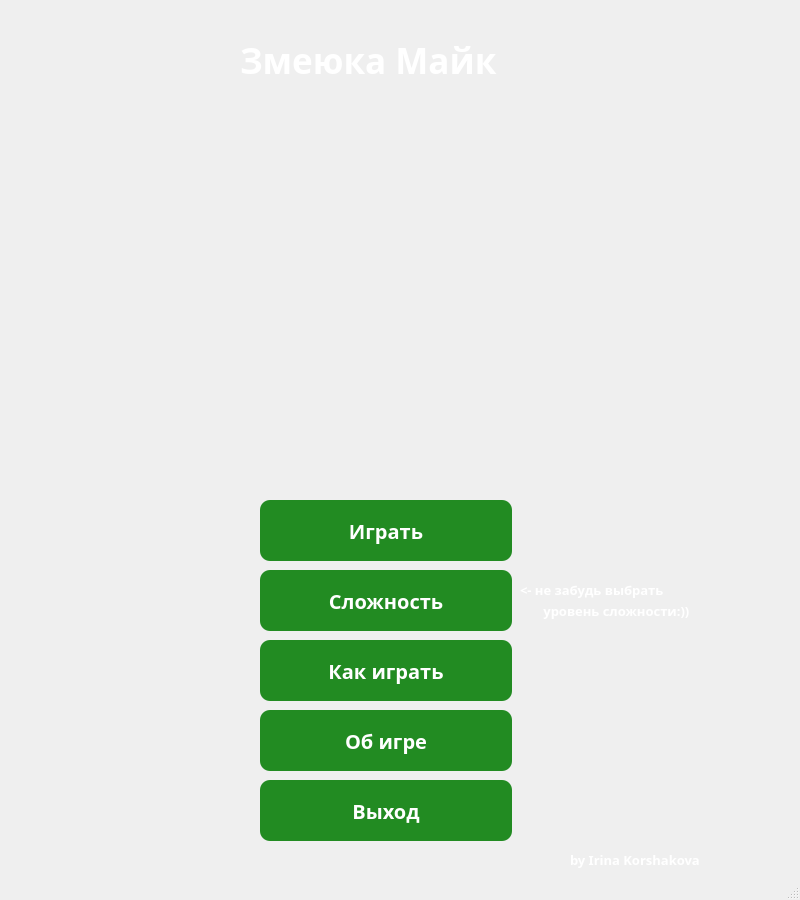
<?xml version="1.0" encoding="UTF-8"?>
<ui version="4.0">
 <class>MainWindow</class>
 <widget class="QMainWindow" name="MainWindow">
  <property name="geometry">
   <rect>
    <x>0</x>
    <y>0</y>
    <width>800</width>
    <height>900</height>
   </rect>
  </property>
  <property name="font">
   <font>
    <family>MS Serif</family>
   </font>
  </property>
  <property name="windowTitle">
   <string>MainWindow</string>
  </property>
  <widget class="QWidget" name="centralwidget">
   <widget class="QPushButton" name="Play">
    <property name="geometry">
     <rect>
      <x>260</x>
      <y>500</y>
      <width>252</width>
      <height>61</height>
     </rect>
    </property>
    <property name="font">
     <font>
      <family>Arial Black</family>
      <pointsize>-1</pointsize>
      <weight>75</weight>
      <italic>false</italic>
      <bold>true</bold>
     </font>
    </property>
    <property name="styleSheet">
     <string notr="true">QPushButton{
background-color: #228B22;
	 color : white;
     border-style: outset;
     border-radius: 10px;
     border-color: beige;
     font: bold 20px;
     min-width: 10em;
     padding: 6px;
}

QPushButton:hover{
	background-color: green;
}

QPushButton:pressed {
    background-color: qlineargradient(x1: 0, y1: 0, x2: 0, y2: 1,
                                      stop: 0 #008000, stop: 1 #006400);
}</string>
    </property>
    <property name="text">
     <string>Играть</string>
    </property>
   </widget>
   <widget class="QPushButton" name="Control">
    <property name="geometry">
     <rect>
      <x>260</x>
      <y>640</y>
      <width>252</width>
      <height>61</height>
     </rect>
    </property>
    <property name="font">
     <font>
      <family>Arial Black</family>
      <pointsize>-1</pointsize>
      <weight>75</weight>
      <italic>false</italic>
      <bold>true</bold>
     </font>
    </property>
    <property name="styleSheet">
     <string notr="true">QPushButton{
background-color: #228B22;
	 color : white;
     border-style: outset;
     border-radius: 10px;
     border-color: beige;
     font: bold 20px;
     min-width: 10em;
     padding: 6px;
}

QPushButton:hover{
	background-color: green;
}

QPushButton:pressed {
    background-color: qlineargradient(x1: 0, y1: 0, x2: 0, y2: 1,
                                      stop: 0 #008000, stop: 1 #006400);
}</string>
    </property>
    <property name="text">
     <string>Как играть</string>
    </property>
   </widget>
   <widget class="QPushButton" name="About">
    <property name="geometry">
     <rect>
      <x>260</x>
      <y>710</y>
      <width>252</width>
      <height>61</height>
     </rect>
    </property>
    <property name="font">
     <font>
      <family>Arial Black</family>
      <pointsize>-1</pointsize>
      <weight>75</weight>
      <italic>false</italic>
      <bold>true</bold>
     </font>
    </property>
    <property name="styleSheet">
     <string notr="true">QPushButton{
background-color: #228B22;
	 color : white;
     border-style: outset;
     border-radius: 10px;
     border-color: beige;
     font: bold 20px;
     min-width: 10em;
     padding: 6px;
}

QPushButton:hover{
	background-color: green;
}

QPushButton:pressed {
    background-color: qlineargradient(x1: 0, y1: 0, x2: 0, y2: 1,
                                      stop: 0 #008000, stop: 1 #006400);
}</string>
    </property>
    <property name="text">
     <string>Об игре</string>
    </property>
   </widget>
   <widget class="QPushButton" name="pushButton">
    <property name="geometry">
     <rect>
      <x>260</x>
      <y>780</y>
      <width>252</width>
      <height>61</height>
     </rect>
    </property>
    <property name="font">
     <font>
      <family>Arial Black</family>
      <pointsize>-1</pointsize>
      <weight>75</weight>
      <italic>false</italic>
      <bold>true</bold>
     </font>
    </property>
    <property name="styleSheet">
     <string notr="true">QPushButton{
background-color: #228B22;
	 color : white;
     border-style: outset;
     border-radius: 10px;
     border-color: beige;
     font: bold 20px;
     min-width: 10em;
     padding: 6px;
}

QPushButton:hover{
	background-color: green;
}

QPushButton:pressed {
    background-color: qlineargradient(x1: 0, y1: 0, x2: 0, y2: 1,
                                      stop: 0 #008000, stop: 1 #006400);
}</string>
    </property>
    <property name="text">
     <string>Выход</string>
    </property>
   </widget>
   <widget class="QPushButton" name="pushButton_2">
    <property name="geometry">
     <rect>
      <x>260</x>
      <y>570</y>
      <width>252</width>
      <height>61</height>
     </rect>
    </property>
    <property name="font">
     <font>
      <family>Arial Black</family>
      <pointsize>-1</pointsize>
      <weight>75</weight>
      <italic>false</italic>
      <bold>true</bold>
     </font>
    </property>
    <property name="styleSheet">
     <string notr="true">QPushButton{
background-color: #228B22;
	 color : white;
     border-style: outset;
     border-radius: 10px;
     border-color: beige;
     font: bold 20px;
     min-width: 10em;
     padding: 6px;
}

QPushButton:hover{
	background-color: green;
}

QPushButton:pressed {
    background-color: qlineargradient(x1: 0, y1: 0, x2: 0, y2: 1,
                                      stop: 0 #008000, stop: 1 #006400);
}</string>
    </property>
    <property name="text">
     <string>Сложность</string>
    </property>
   </widget>
   <widget class="QLabel" name="label">
    <property name="geometry">
     <rect>
      <x>240</x>
      <y>20</y>
      <width>351</width>
      <height>81</height>
     </rect>
    </property>
    <property name="font">
     <font>
      <family>Arial Black</family>
      <pointsize>26</pointsize>
      <weight>75</weight>
      <bold>true</bold>
     </font>
    </property>
    <property name="styleSheet">
     <string notr="true">QLabel{color: white;}</string>
    </property>
    <property name="text">
     <string>Змеюка Майк</string>
    </property>
   </widget>
   <widget class="QLabel" name="label_2">
    <property name="geometry">
     <rect>
      <x>570</x>
      <y>850</y>
      <width>221</width>
      <height>20</height>
     </rect>
    </property>
    <property name="font">
     <font>
      <family>Arial Black</family>
      <pointsize>10</pointsize>
      <weight>75</weight>
      <bold>true</bold>
     </font>
    </property>
    <property name="styleSheet">
     <string notr="true">QLabel {color: white;}</string>
    </property>
    <property name="text">
     <string>by Irina Korshakova</string>
    </property>
   </widget>
   <widget class="QLabel" name="label_3">
    <property name="geometry">
     <rect>
      <x>520</x>
      <y>580</y>
      <width>211</width>
      <height>21</height>
     </rect>
    </property>
    <property name="font">
     <font>
      <family>Arial Black</family>
      <pointsize>10</pointsize>
      <weight>75</weight>
      <bold>true</bold>
     </font>
    </property>
    <property name="styleSheet">
     <string notr="true">QLabel{
	 color : white;
}</string>
    </property>
    <property name="text">
     <string>&lt;- не забудь выбрать</string>
    </property>
   </widget>
   <widget class="QLabel" name="label_4">
    <property name="geometry">
     <rect>
      <x>540</x>
      <y>600</y>
      <width>221</width>
      <height>21</height>
     </rect>
    </property>
    <property name="font">
     <font>
      <family>Arial Black</family>
      <pointsize>10</pointsize>
      <weight>75</weight>
      <bold>true</bold>
     </font>
    </property>
    <property name="styleSheet">
     <string notr="true">QLabel{
	 color : white;
}</string>
    </property>
    <property name="text">
     <string> уровень сложности:))</string>
    </property>
   </widget>
  </widget>
  <widget class="QMenuBar" name="menubar">
   <property name="geometry">
    <rect>
     <x>0</x>
     <y>0</y>
     <width>800</width>
     <height>26</height>
    </rect>
   </property>
  </widget>
  <widget class="QStatusBar" name="statusbar"/>
 </widget>
 <resources/>
 <connections/>
</ui>
